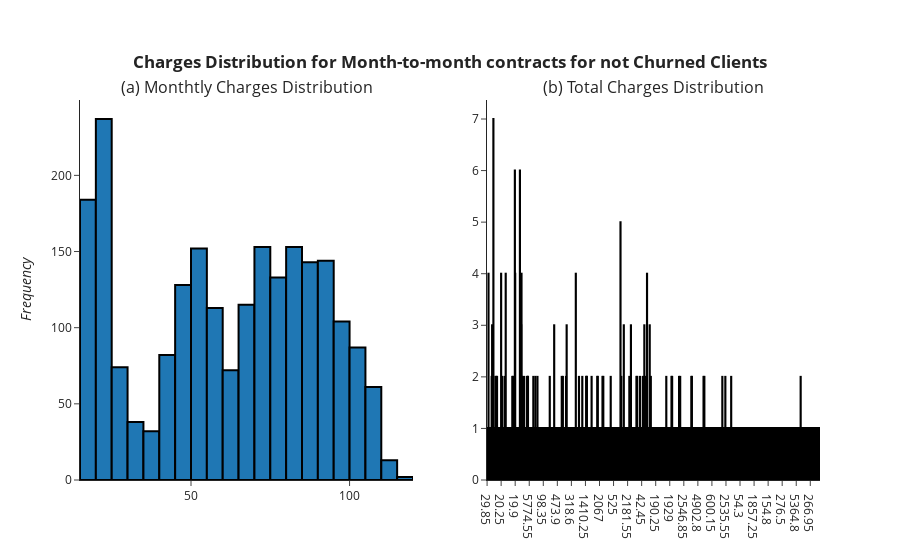

The notebook cell this image was saved under:
### Code cell
df_aux = dataset.query('(Contract == "Month-to-month") and (Churn == "No")')
helper_features.histogram_subplot(df_aux, df_aux, "MonthlyCharges", "TotalCharges", "<b>Charges Distribution for Month-to-month contracts for not Churned Clients</b>",
                "(a) Monthtly Charges Distribution", "(b) Total Charges Distribution")

### Figure 1 — Plotly figure (JSON) as saved in the notebook; plotly's stock layout.template omitted (floating-point values rounded to 4 significant figures; data arrays with more than 128 entries replaced by an {"elided": "..."} marker saying what was removed)
{"data": [{"marker": {"line": {"color": "#000000", "width": 2}}, "showlegend": false, "type": "histogram", "x": {"elided": "2220 float values"}, "xaxis": "x", "yaxis": "y"}, {"marker": {"line": {"color": "#000000", "width": 2}}, "showlegend": false, "type": "histogram", "x": {"elided": "2220 str values"}, "xaxis": "x2", "yaxis": "y2"}], "layout": {"annotations": [{"font": {"size": 16}, "showarrow": false, "text": "(a) Monthtly Charges Distribution", "x": 0.225, "xanchor": "center", "xref": "paper", "y": 1, "yanchor": "bottom", "yref": "paper"}, {"font": {"size": 16}, "showarrow": false, "text": "(b) Total Charges Distribution", "x": 0.775, "xanchor": "center", "xref": "paper", "y": 1, "yanchor": "bottom", "yref": "paper"}], "autosize": false, "title": {"text": "<b>Charges Distribution for Month-to-month contracts for not Churned Clients</b>", "x": 0.5, "xanchor": "center", "y": 0.9, "yanchor": "top"}, "xaxis": {"anchor": "y", "domain": [0, 0.45]}, "xaxis2": {"anchor": "y2", "domain": [0.55, 1]}, "yaxis": {"anchor": "x", "automargin": true, "domain": [0, 1], "title": {"text": "<i>Frequency</i>"}}, "yaxis2": {"anchor": "x2", "automargin": true, "domain": [0, 1]}}}
